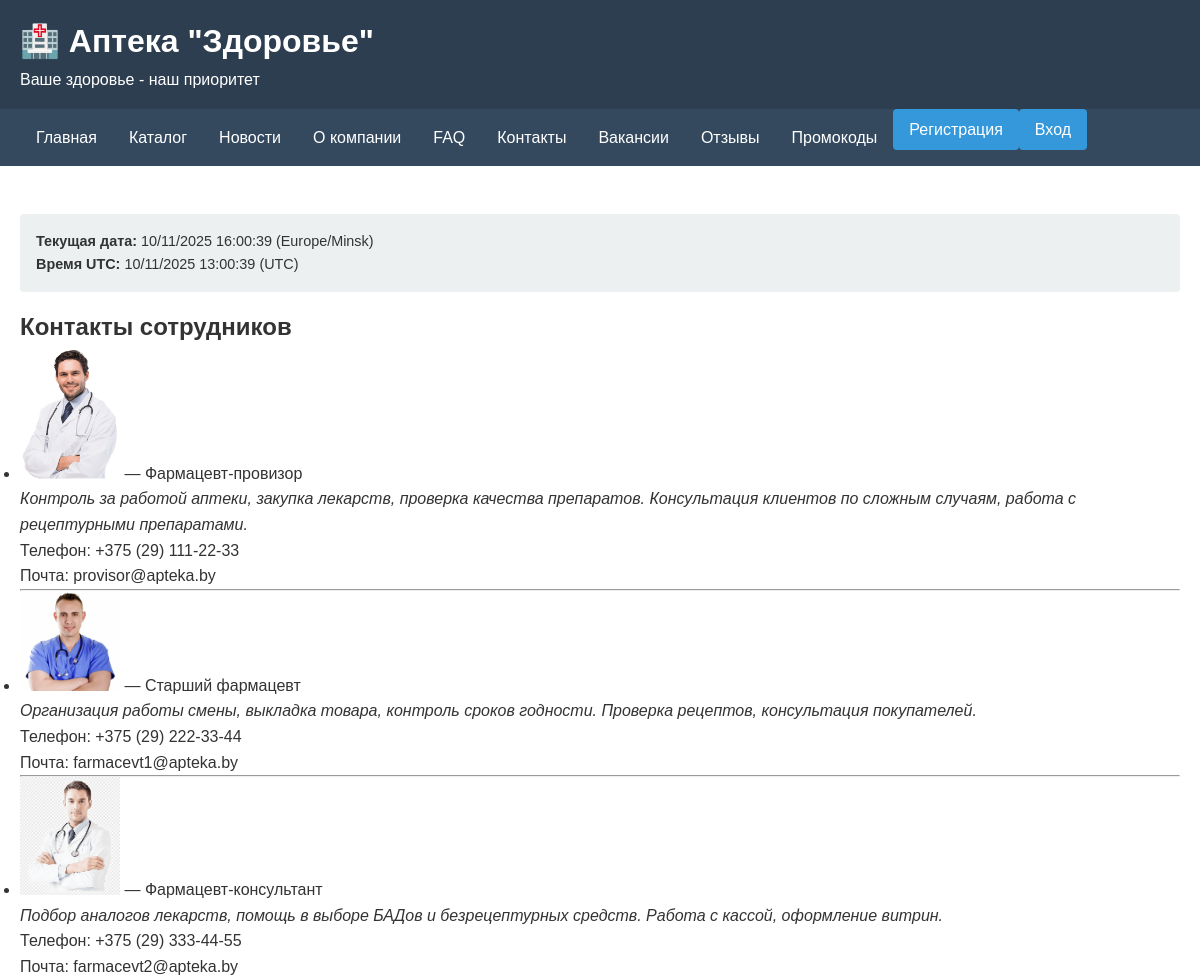
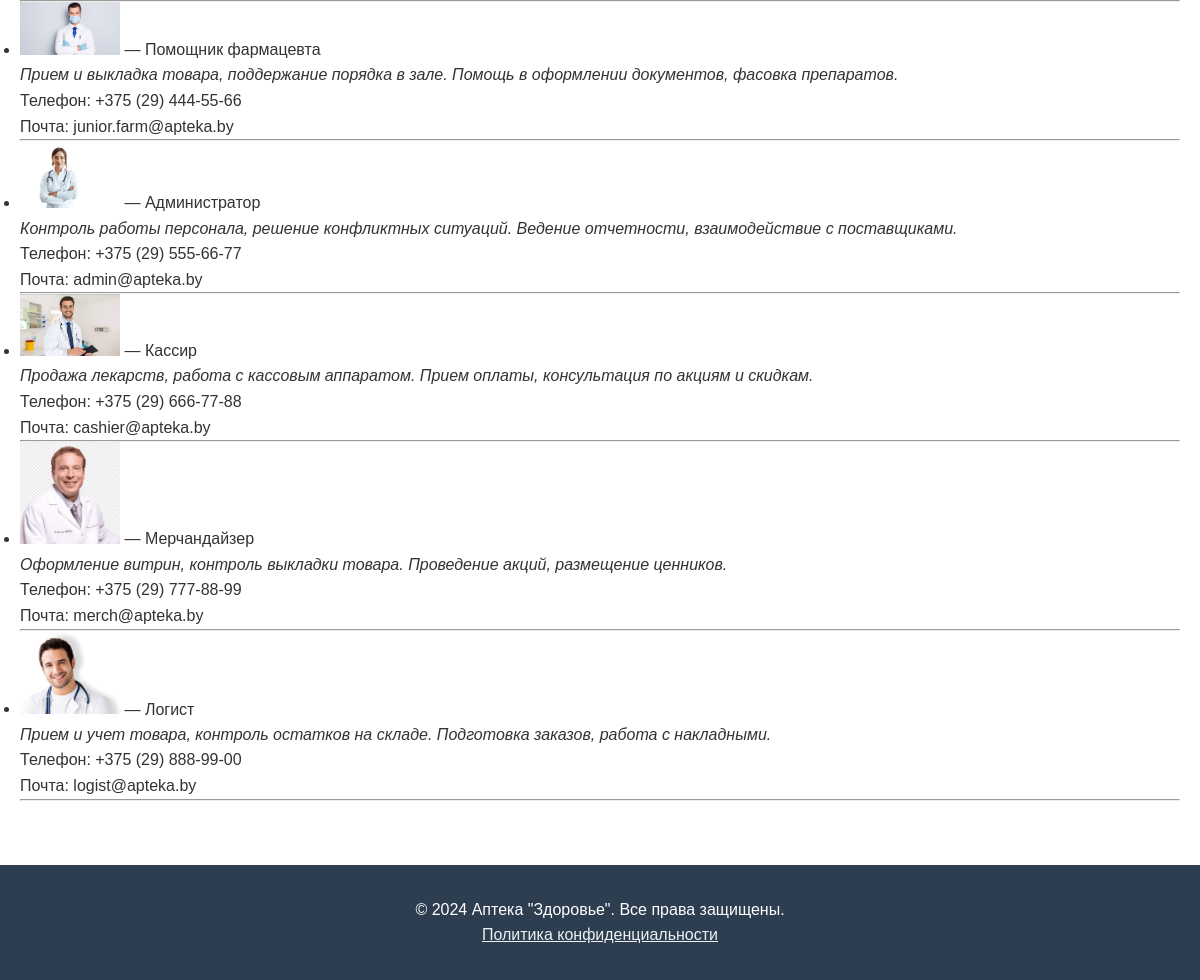
/contacts/, run on the app's committed database (2 pictures, top to bottom).
### core/models.py (models this page shows, shortened)
class Contact(models.Model):
    employee = models.OneToOneField(Employee, on_delete=models.CASCADE, verbose_name='Сотрудник')
    photo = models.ImageField(upload_to='contacts/', verbose_name='Фото', blank=True, null=True)
    position = models.CharField(max_length=100, verbose_name='Должность')
    description = models.TextField(verbose_name='Описание выполняемых работ', blank=True)
    phone = models.CharField(
        max_length=20,
        verbose_name='Телефон',
        validators=[
            RegexValidator(
                regex=r'^\+375 \(?(17|25|29|33|44)\)? \d{3}-\d{2}-\d{2}$',
                message='Формат: +375 (29) 123-45-67'
            )
        ]
    )
    email = models.EmailField(verbose_name='Почта')
    created_at = models.DateTimeField(auto_now_add=True, verbose_name='Дата добавления')
    updated_at = models.DateTimeField(auto_now=True, verbose_name='Дата изменения')

### core/views.py (the view)
# urls.py: path('contacts/', contacts, name='contacts'),
def contacts(request):
    contacts = Contact.objects.select_related('employee', 'employee__user').all()
    now = timezone.localtime(timezone.now())
    now_utc = timezone.now().astimezone(datetime.timezone.utc)
    now_utc_minus3 = now_utc - datetime.timedelta(hours=3)
    return render(request, 'core/contacts.html', {
        'contacts': contacts,
        'now': now,
        'now_utc': now_utc,
        'now_utc_minus3': now_utc_minus3,
        'TIME_ZONE': timezone.get_current_timezone_name(),
    })

### core/templates/core/contacts.html (shortened to what this page needs)
{% extends "core/base.html" %}
{% block content %}
<h2>Контакты сотрудников</h2>
<ul>
    {% for contact in contacts %}
        <li>
            {% if contact.photo %}
                <img src="{{ contact.photo.url }}" alt="{{ contact.employee.user.get_full_name }}" width="100">
            {% endif %}
            <strong>{{ contact.employee.user.get_full_name }}</strong> — {{ contact.position }}<br>
            <em>{{ contact.description }}</em><br>
            Телефон: {{ contact.phone }}<br>
            Почта: {{ contact.email }}<br>
            <hr>
        </li>
    {% empty %}
        <li>Нет контактов.</li>
    {% endfor %}
</ul>
{% endblock %}

### core/templates/core/base.html (shortened to what this page needs)
<!DOCTYPE html>
<html lang="ru">
<head>
</head>
<body>
    <header>
        <div class="container">
            <h1>🏥 Аптека "Здоровье"</h1>
            <p>Ваше здоровье - наш приоритет</p>
        </div>
    </header>
    <nav>
        <div class="container">
            <ul>
                <li><a href="{% url 'index' %}">Главная</a></li>
                <li><a href="{% url 'medication_list' %}">Каталог</a></li>
                <li><a href="{% url 'news_list' %}">Новости</a></li>
                <li><a href="{% url 'company_info' %}">О компании</a></li>
                <li><a href="{% url 'faq' %}">FAQ</a></li>
                <li><a href="{% url 'contacts' %}">Контакты</a></li>
                <li><a href="{% url 'vacancy_list' %}">Вакансии</a></li>
                <li><a href="{% url 'review_list' %}">Отзывы</a></li>
                <li><a href="{% url 'promo_list' %}">Промокоды</a></li>
                {% if user.is_authenticated %}
                    <li><a href="{% url 'profile' %}">Профиль</a></li>
                    <li>
                        <form action="{% url 'logout' %}" method="post" style="display:inline;">
                            {% csrf_token %}
                            <button type="submit" class="btn btn-danger">Выход</button>
                        </form>
                    </li>
                {% else %}
                    <li><a href="{% url 'register' %}" class="btn">Регистрация</a></li>
                    <li><a href="{% url 'login' %}" class="btn">Вход</a></li>
                {% endif %}
            </ul>
        </div>
    </nav>
    <main>
        <div class="container">
            <div class="time-info">
                <strong>Текущая дата:</strong> {{ now|date:"d/m/Y H:i:s" }} ({{ TIME_ZONE }})<br>
                <strong>Время UTC:</strong> {{ now_utc_minus3|date:"d/m/Y H:i:s" }} (UTC)
            </div>
            {% block content %}{% endblock %}
        </div>
    </main>
    <footer>
        <div class="container">
            <p>&copy; 2024 Аптека "Здоровье". Все права защищены.</p>
            <p><a href="{% url 'privacy_policy' %}" style="color: #ecf0f1;">Политика конфиденциальности</a></p>
        </div>
    </footer>
</body>
</html>

### core/templates/core/base.html (style rules this page uses)
* { margin: 0; padding: 0; box-sizing: border-box; }
body { font-family: Arial, sans-serif; line-height: 1.6; color: #333; }
.container { max-width: 1200px; margin: 0 auto; padding: 0 20px; }
header { background: #2c3e50; color: white; padding: 1rem 0; }
nav { background: #34495e; }
nav ul { list-style: none; display: flex; flex-wrap: wrap; }
nav li { margin: 0; }
nav a { display: block; padding: 1rem; color: white; text-decoration: none; transition: background 0.3s; }
main { padding: 2rem 0; min-height: 60vh; }
footer { background: #2c3e50; color: white; text-align: center; padding: 2rem 0; margin-top: 2rem; }
.btn { display: inline-block; padding: 0.5rem 1rem; background: #3498db; color: white; text-decoration: none; border: none; cursor: pointer; border-radius: 4px; }
.time-info { background: #ecf0f1; padding: 1rem; margin: 1rem 0; border-radius: 4px; font-size: 0.9rem; }

### data on the page
Contact: photo (picture), position "Фармацевт-провизор", description "Контроль за работой аптеки, закупка лекарств, проверка качества препаратов. Консультация клиентов по сложным случаям, работа с рецептурными препаратами.", phone "+375 (29) 111-22-33", email "provisor@apteka.by"
Contact: photo (picture), position "Старший фармацевт", description "Организация работы смены, выкладка товара, контроль сроков годности. Проверка рецептов, консультация покупателей.", phone "+375 (29) 222-33-44", email "farmacevt1@apteka.by"
Contact: photo (picture), position "Фармацевт-консультант", description "Подбор аналогов лекарств, помощь в выборе БАДов и безрецептурных средств. Работа с кассой, оформление витрин.", phone "+375 (29) 333-44-55", email "farmacevt2@apteka.by"
Contact: photo (picture), position "Помощник фармацевта", description "Прием и выкладка товара, поддержание порядка в зале. Помощь в оформлении документов, фасовка препаратов.", phone "+375 (29) 444-55-66", email "junior.farm@apteka.by"
Contact: photo (picture), position "Администратор", description "Контроль работы персонала, решение конфликтных ситуаций. Ведение отчетности, взаимодействие с поставщиками.", phone "+375 (29) 555-66-77", email "admin@apteka.by"
Contact: photo (picture), position "Кассир", description "Продажа лекарств, работа с кассовым аппаратом. Прием оплаты, консультация по акциям и скидкам.", phone "+375 (29) 666-77-88", email "cashier@apteka.by"
Contact: photo (picture), position "Мерчандайзер", description "Оформление витрин, контроль выкладки товара. Проведение акций, размещение ценников.", phone "+375 (29) 777-88-99", email "merch@apteka.by"
Contact: photo (picture), position "Логист", description "Прием и учет товара, контроль остатков на складе. Подготовка заказов, работа с накладными.", phone "+375 (29) 888-99-00", email "logist@apteka.by"

### other printed values
{{ now|date:"d/m/Y H:i:s" }} "10/11/2025 16:00:39"
{{ TIME_ZONE }} "Europe/Minsk"
{{ now_utc_minus3|date:"d/m/Y H:i:s" }} "10/11/2025 13:00:39"
